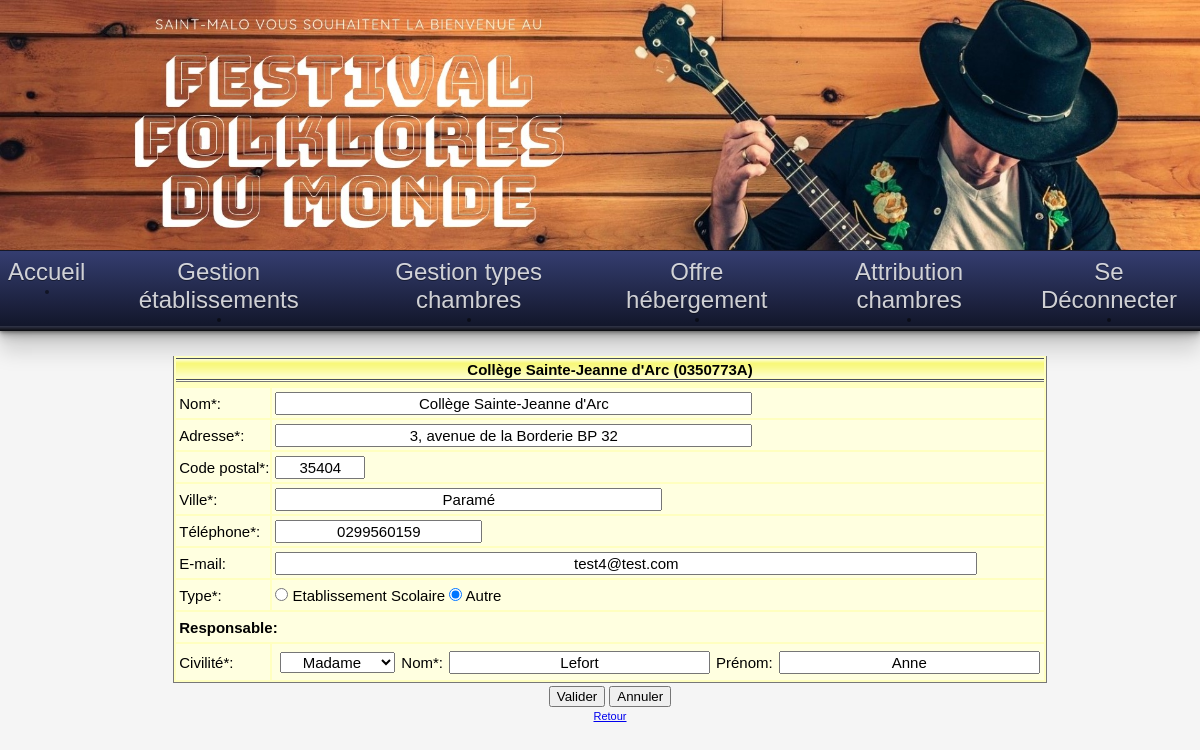
The app's page /index.php?uc=gestEtabs&action=demanderModifierEtab&id=0350773A (signed in) with its own data.
### tables this page shows
CREATE TABLE IF NOT EXISTS `etablissement` (
  `id` char(8) NOT NULL,
  `nom` varchar(45) NOT NULL,
  `adresseRue` varchar(45) NOT NULL,
  `codePostal` char(5) NOT NULL,
  `ville` varchar(35) NOT NULL,
  `tel` varchar(13) NOT NULL,
  `adresseElectronique` varchar(70) DEFAULT NULL,
  `type` tinyint(4) NOT NULL,
  `civiliteResponsable` varchar(12) NOT NULL,
  `nomResponsable` varchar(25) NOT NULL,
  `prenomResponsable` varchar(25) DEFAULT NULL,
  PRIMARY KEY (`id`)
);

### modele/class.pdofestival.inc.php (called while the page is built, shortened)
<?php
class PdoFestival
{
    private static $serveur = 'mysql:host=localhost';
    private static $bdd = 'dbname=festival';
	private static $port = 'port=3307';
    private static $user = 'festival';
    private static $mdp = '';
    private static $monPdo;
    private static $monPdoFestival = null;
    private function __construct()
    {
		try{
			PdoFestival::$monPdo = new PDO(
				PdoFestival::$serveur . ';' . PdoFestival::$port . ';' . PdoFestival::$bdd,
				PdoFestival::$user,
				PdoFestival::$mdp
			);
		}catch(Exception $ex)
		{
			echo $ex->getMessage();
		}
        PdoFestival::$monPdo->query('SET CHARACTER SET utf8');
    }
    public static function getPdoFestival()
    {
        if (PdoFestival::$monPdoFestival == null) {
            PdoFestival::$monPdoFestival = new PdoFestival();
        }
        return PdoFestival::$monPdoFestival;
    }
    public function obtenirDetailEtablissement($id)
    {
        $requetePrepare = PdoFestival::$monPdo->prepare(
            'SELECT * '
            . 'FROM Etablissement '
            . 'WHERE id=:unId'
        );
        $requetePrepare->bindParam(':unId', $id, PDO::PARAM_STR);
        $requetePrepare->execute();
        return $requetePrepare->fetch(PDO::FETCH_OBJ);
    }
}

### vues/GestionEtablissements/v_CreerModifierEtablissement.php (the view, shortened to what this page needs)
<link href="css/cssFormulaire.css" rel="stylesheet" type="text/css"/>
<form method="POST" action="?uc=gestEtabs&action=<?= $action ?>">
    <br>
    <table class="tabNonQuadrille" id="TabCreerModifierEtablissemnt">
        <tr class="enTeteTabNonQuad">
            <td colspan="3"><strong><?= $message ?></strong></td>
        </tr>
        <?php
        if ($creation) {
            ?>
            <tr class="ligneTabNonQuad">
                <td> Id*: </td>
                <td class="inpForm"><input type="text" value="<?= (!isset($unEtab->id)) ? '' : $unEtab->id ?>" name="id" size ="10"
                                     maxlength="8" pattern="^[0-9A-Z]+$" required><div></div></td>
            </tr>
            <?php
        } else {
            ?>
            <tr>
                <td><input type="hidden" value="<?= (!isset($unEtab->id)) ? '' : $unEtab->id ?>" name="id"></td><td></td>
            </tr>
            <?php
        }
        ?>
        <tr class="ligneTabNonQuad">
            <td> Nom*: </td>
            <td class="inpForm"><input type="text" value="<?= (!isset($unEtab->nom)) ? '' : $unEtab->nom ?>" name="nom" size="50"
                       maxlength="45" pattern="^[a-zA-ZáàâäãåçéèêëíìîïñóòôöõúùûüýÿæœÁÀÂÄÃÅÇÉÈÊËÍÌÎÏÑÓÒÔÖÕÚÙÛÜÝŸÆŒ'\s\-]+$" required><div></div></td>
        </tr>
        <tr class="ligneTabNonQuad">
            <td> Adresse*: </td>
            <td class="inpForm"><input type="text" value="<?= (!isset($unEtab->adresseRue)) ? '' : $unEtab->adresseRue ?>" name="adresseRue"
                       size="50" maxlength="45" required><div></div></td>
        </tr>
        <tr class="ligneTabNonQuad">
            <td> Code postal*: </td>
            <td class="inpForm"><input type="text" value="<?= (!isset($unEtab->codePostal)) ? '' : $unEtab->codePostal ?>" name="codePostal"
                       size="7" maxlength="5" pattern="^[0-9]+$" required><div></div></td>
        </tr>
        <tr class="ligneTabNonQuad">
            <td> Ville*: </td>
            <td class="inpForm"><input type="text" value="<?= (!isset($unEtab->ville)) ? '' : $unEtab->ville ?>" name="ville" size="40"
                       maxlength="35" pattern="^[a-zA-ZáàâäãåçéèêëíìîïñóòôöõúùûüýÿæœÁÀÂÄÃÅÇÉÈÊËÍÌÎÏÑÓÒÔÖÕÚÙÛÜÝŸÆŒ'\s\-]+$" required><div></div></td>
        </tr>
        <tr class="ligneTabNonQuad">
            <td> Téléphone*: </td>
            <td class="inpForm"><input type="text" value="<?= (!isset($unEtab->tel)) ? '' : $unEtab->tel ?>" name="tel" size ="20"
                       maxlength="10" pattern="^[0-9]+$" required><div></div></td>
        </tr>
        <tr class="ligneTabNonQuad">
            <td> E-mail: </td>
            <td class="inpForm"><input type="email" value="<?= (!isset($unEtab->adresseElectronique)) ? '' : $unEtab->adresseElectronique ?>" name=
                       "adresseElectronique" size ="75" maxlength="70" pattern="^[a-z0-9._%+-]+@[a-z0-9.-]+\.[a-z]{2,}$"><div></div></td>
        </tr>
        <tr class="ligneTabNonQuad">
            <td> Type*: </td>
            <td>
                <?php
                if (isset($unEtab->type) && $unEtab->type === "1") {
                    ?>
                    <input type="radio" name="type" value="1" checked>
                    Etablissement Scolaire
                    <input type="radio" name="type" value="0">  Autre
                    <?php
                } else {
                    ?>
                    <input type="radio" name="type" value="1">
                    Etablissement Scolaire
                    <input type="radio" name="type" value="0" checked> Autre
                    <?php
                }
                ?>
            </td>
        </tr>
        <tr class="ligneTabNonQuad">
            <td colspan="2" ><b>Responsable:</b></td>
        </tr>
        <tr class='ligneTabNonQuad'>
            <td> Civilité*: </td>
            <td>
                <table>
                    <tr>
                        <td>
                            <select name="civiliteResponsable">
                                <?php
                                for ($i = 0; $i < 3; $i = $i + 1) {
                                    if (isset($unEtab->civiliteResponsable) && $tabCivilite[$i] === $unEtab->civiliteResponsable) {
                                        ?>
                                        <option selected><?= $tabCivilite[$i] ?></option>
                                        <?php
                                    } else {
                                        ?>
                                        <option><?= $tabCivilite[$i] ?></option>
                                        <?php
                                    }
                                }
                                ?>
                            </select>
                        </td>
                        <td> Nom*: </td>
                        <td class="inpForm"><input type="text" value="<?= (!isset($unEtab->nomResponsable)) ? '' : $unEtab->nomResponsable ?>" name="nomResponsable" size="26"
                                   maxlength="25" pattern="^[a-zA-ZáàâäãåçéèêëíìîïñóòôöõúùûüýÿæœÁÀÂÄÃÅÇÉÈÊËÍÌÎÏÑÓÒÔÖÕÚÙÛÜÝŸÆŒ'\s\-]+$" required><div></div>
                        </td>
                        <td> Prénom: </td>
                        <td><input type="text"  value="<?= (!isset($unEtab->prenomResponsable)) ? '' : $unEtab->prenomResponsable ?>" name="prenomResponsable" size="26"
                            maxlength="25" pattern="^[a-zA-ZáàâäãåçéèêëíìîïñóòôöõúùûüýÿæœÁÀÂÄÃÅÇÉÈÊËÍÌÎÏÑÓÒÔÖÕÚÙÛÜÝŸÆŒ'\s\-]+$">
                        </td>
                    </tr>
                </table>
            </td>
        </tr>
    </table>
    <table>
        <tr>
            <td><input type="submit" value="Valider" name="valider">
            </td>
            <td><input type="reset" value="Annuler" name="annuler">
            </td>
        </tr>
    </table>
    <a href="?uc=gestEtabs">Retour</a>
</form>

### css/cssGeneral.css (style rules this page uses)
body { margin:0; overflow: hidden; overflow-y: scroll; }
.basePage { background-color:whitesmoke; color:black; font:11px Arial, Helvetica, sans-serif; }
.basePage * { margin:0 auto; text-align: center; }
td,tr,div,p { font:11px Arial, Helvetica, sans-serif; }
table.tabNonQuadrille { background-color:#FFFFC0; color:black; border-bottom:1px solid #777777; border-right:1px solid #777777; border-left:1px solid #777777; border-top:1px #777777; }
tr.enTeteTabNonQuad td { background-image:url('../images/xpBarre.jpg'); background-color:#FFFFC0; color:black; height:21px; text-align:center; border-bottom:1px solid #777777; }
tr.ligneTabNonQuad td { background-color:#FFFFE0; color:black; text-align:left; height:28px; padding-left:3px; }
.tabNonQuadrille * { font-size: 15px; }

### records on screen
etablissement: message "Collège Sainte-Jeanne d'Arc (0350773A)", nom "Collège Sainte-Jeanne d'Arc", adresseRue "3, avenue de la Borderie BP 32", codePostal "35404", ville "Paramé", tel "0299560159", adresseElectronique "test4@test.com", civiliteResponsable "Madame", nomResponsable "Lefort", prenomResponsable "Anne"

### other values on screen
$nom "Accueil Gestion établissements Gestion types chambres Offre hébergement Attribution chambres Se Déconnecter"
